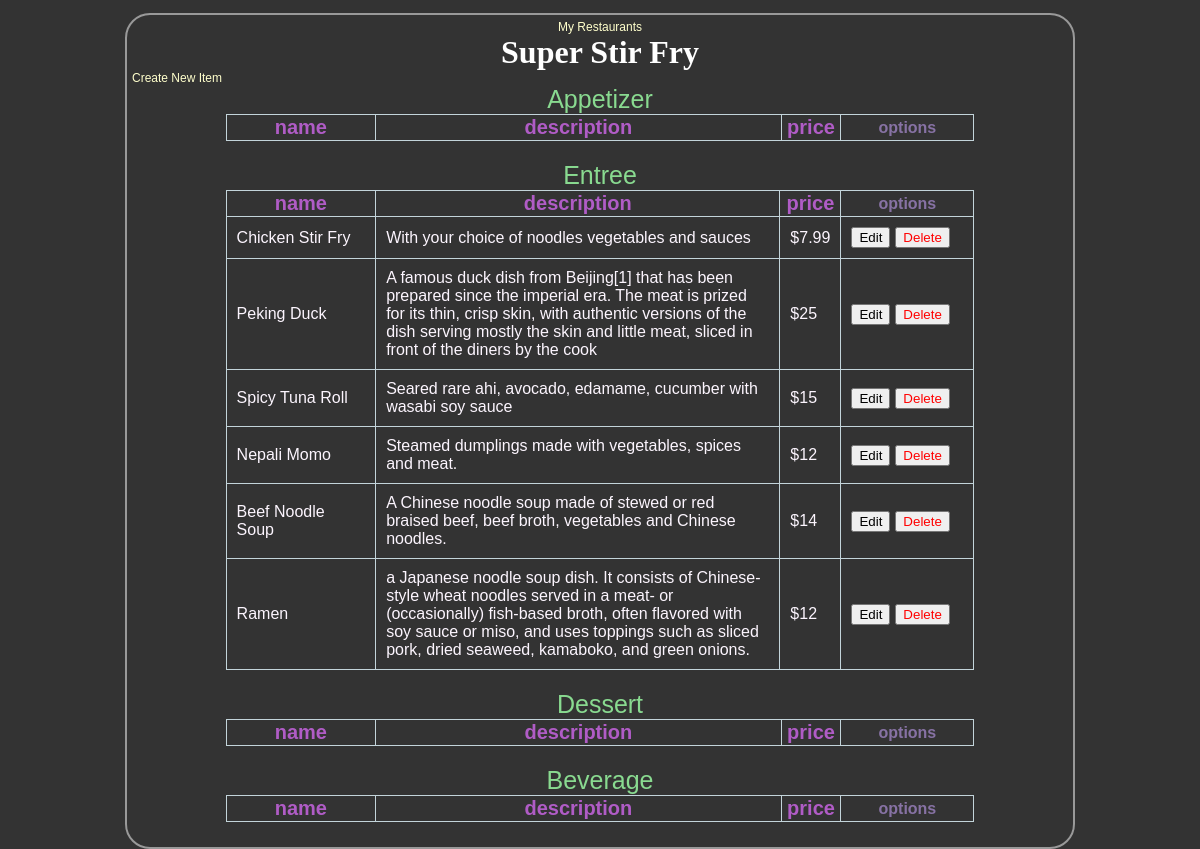
The page /restaurants/2/menu/ on the database its author committed.
### database_setup.py (models this page shows, shortened)
class Restaurant(Base):
    __tablename__ = 'restaurant'
    id = Column(Integer, primary_key=True)
    name = Column(String(250), nullable=False)

class MenuItem(Base):
    __tablename__ = 'menu_item'
    name = Column(String(80), nullable=False)
    id = Column(Integer, primary_key=True)
    description = Column(String(250))
    price = Column(String(8),nullable=False)
    course = Column(String(250))
    restaurant_id = Column(Integer, ForeignKey('restaurant.id'))
    restaurant = relationship(Restaurant)

### finalProject.py (the view)
@app.route('/restaurants/<int:restaurant_id>/')
@app.route('/restaurants/<int:restaurant_id>/menu/<string:hilightFlag>')
@app.route('/restaurants/<int:restaurant_id>/menu/')
def restaurantMenu(restaurant_id,hilightFlag="None"):
    restaurant = session.query(Restaurant).filter_by(id=restaurant_id).one()
    items = session.query(MenuItem).filter_by(restaurant_id=restaurant_id)
    return render_template(
        'menu.html',hilightFlag=hilightFlag ,restaurant=restaurant, items=items, restaurant_id=restaurant_id,tableheaders=tableheaders)

### templates/menu.html (shortened to what this page needs)
<html>
<head>
	<link rel=stylesheet type=text/css href="{{ url_for('static', filename='style.css') }}">
	</head>
<body>
<div class = 'pane'>
		<div class = 'header'>
		<a href="{{url_for('restaurants')}}">My Restaurants</a>
		<h1>{{ restaurant.name }}</h1>
	    </div>
	<a href = '{{url_for('newMenuItem', restaurant_id = restaurant.id) }}'>Create New Item</a>
    <div calss="tables">
    {%for header in tableheaders%}
    	<table>
    		<caption class="main-header">{{header}}</caption>
    		<th class="col1">name</th>
    		<th class="col2">description</th>
    		<th class="col3">price</th>
    		<th class="options">options</th>
    		{% for item in items %}
            {% if item.course==header %}
            {% if item.name==hilightFlag %}
            <tr id="hilight">
            {% else %}
            <tr>
            {% endif %}
                <td>{{item.name}}</td>
                <td>{{item.description}}</td>
                <td>{{item.price}}</td>
                <td><button onclick="location.href='{{url_for('editMenuItem',restaurant_id=restaurant.id,menu_id=item.id)}}'">Edit</button><button color='red' onclick="location.href='{{url_for('deleteMenuItem',restaurant_id=restaurant.id,menu_id=item.id)}}'"><font color="red">Delete</font></button></td>
            </tr>
            {% endif %}
            {% endfor %}
        </table>
    {%endfor %}
    </div>
</div>
</body>
</html>

### static/style.css (style rules this page uses)
body { font-family: sans-serif;background-color: #333333; }
h1, h2, h3, h4 { color: #FFFFFF; }
h1, h2 { font-family: 'Georgia', serif; margin: 0; }
table,td,th { border:1px solid #C3D4DA;border-collapse: collapse; }
table { width:80%;margin-left: 10%;margin-right: 10%;margin-bottom: 20px }
.main-header { font-size: 25px ;color: #89DA90; }
.col1 ,.col2,.col3 { font-size: 20px ;color:#B05CC6; }
.col1 { width: 20% }
.col3 { width:8%; }
.options { width:130px;color:#8772A4; }
td { color:#FCF5FE;padding:10px }
button { margin-right: 5px; }
a { text-decoration: none; color:#FFFFCC; font-size: .75em; }
.pane { position:absolute;right:10%; left:10%; border: 2px solid; border-radius: 25px; padding: 5px; margin: 5px; border-color: #999999; background-color: #333333 }
.header { left:50%; text-align: center; }

### rows shown on the page
Restaurant: name "Super Stir Fry"
MenuItem: name "Chicken Stir Fry", description "With your choice of noodles vegetables and sauces", price "$7.99"
MenuItem: name "Peking Duck", description "A famous duck dish from Beijing[1] that has been prepared since the imperial era. The meat is prized for its thin, crisp skin, with authentic versions of the dish serving mostly the skin and little meat, sliced in front of the diners by the cook", price "$25"
MenuItem: name "Spicy Tuna Roll", description "Seared rare ahi, avocado, edamame, cucumber with wasabi soy sauce", price "$15"
MenuItem: name "Nepali Momo", description "Steamed dumplings made with vegetables, spices and meat.", price "$12"
MenuItem: name "Beef Noodle Soup", description "A Chinese noodle soup made of stewed or red braised beef, beef broth, vegetables and Chinese noodles.", price "$14"
MenuItem: name "Ramen", description "a Japanese noodle soup dish. It consists of Chinese-style wheat noodles served in a meat- or (occasionally) fish-based broth, often flavored with soy sauce or miso, and uses toppings such as sliced pork, dried seaweed, kamaboko, and green onions.", price "$12"

### other values the page prints
{{ header }} "Appetizer" "Entree" "Dessert" "Beverage"
